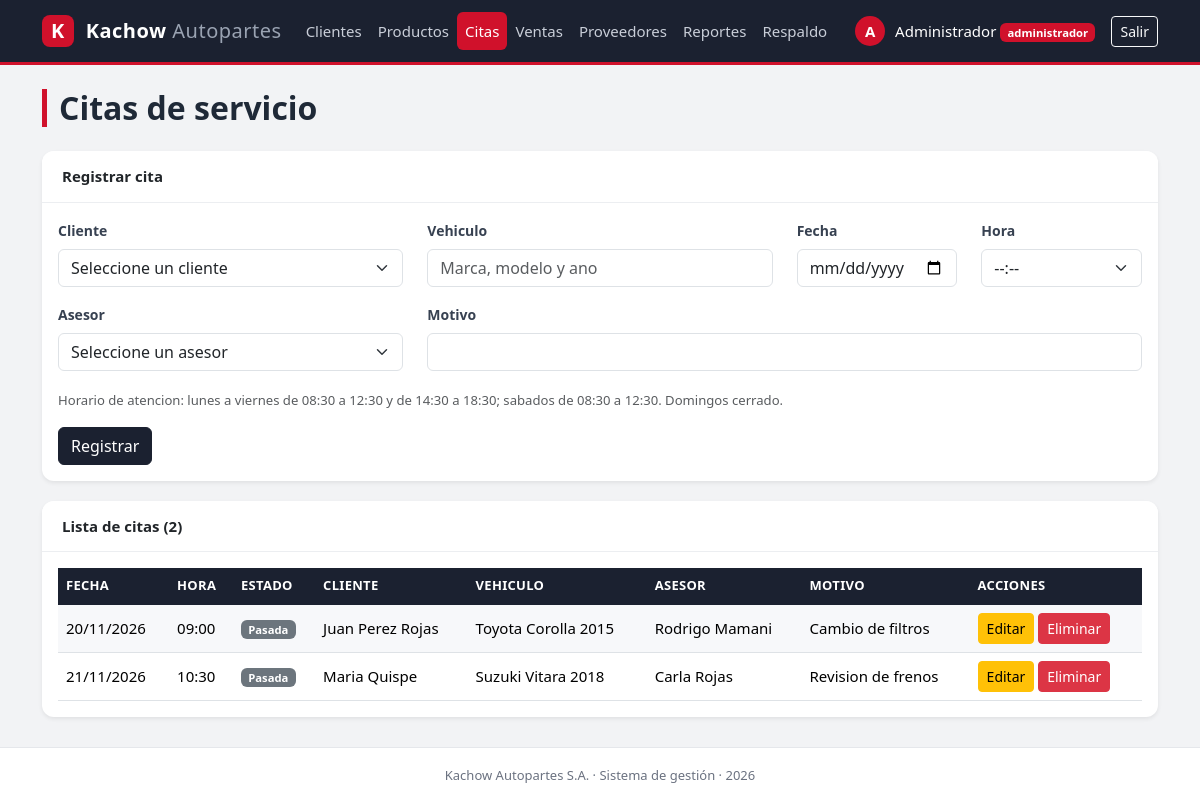
/citas.php (signed in), run on the app's committed database.
### tables this page shows
create table citas (
    id int auto_increment primary key,
    cliente_id int not null,
    vehiculo varchar(100) not null,
    fecha date not null,
    hora time not null,
    asesor_id int not null,
    motivo varchar(255),
    foreign key (cliente_id) references clientes(id),
    foreign key (asesor_id) references usuarios(id)
);

create table clientes (
    id int auto_increment primary key,
    nombre varchar(100) not null,
    documento varchar(20) not null,
    telefono varchar(20),
    correo varchar(100),
    direccion varchar(150)
);

create table usuarios (
    id int auto_increment primary key,
    usuario varchar(30) not null unique,
    nombre varchar(100) not null,
    clave varchar(255) not null,
    rol varchar(20) not null default 'vendedor',
    activo int not null default 1
);

### citas.php (the view, shortened to what this page needs)
<?php
    include("conexion.php");
    $hoy = date("Y-m-d");
    $consulta = "select citas.*, clientes.nombre as cliente, usuarios.nombre as asesor
                 from citas
                 inner join clientes on citas.cliente_id = clientes.id
                 inner join usuarios on citas.asesor_id = usuarios.id
                 order by citas.fecha, citas.hora";
    $resultado = mysqli_query($conexion, $consulta);
    include("menu.php");
?>
    <h2 class="mb-4">Citas de servicio</h2>
    <div class="card shadow-sm">
        <div class="card-header bg-white fw-bold">Registrar cita</div>
        <div class="card-body">
            <form action="citas_registrar.php" method="POST">
                <div class="row">
                    <div class="col-md-4 mb-3">
                        <label class="form-label">Cliente</label>
                        <select name="cliente_id" class="form-select" required>
                            <option value="">Seleccione un cliente</option>
                        </select>
                    </div>
                    <div class="col-md-4 mb-3">
                        <label class="form-label">Vehiculo</label>
                        <input type="text" name="vehiculo" class="form-control" maxlength="100"
                               placeholder="Marca, modelo y ano" required>
                    </div>
                    <div class="col-md-2 mb-3">
                        <label class="form-label">Fecha</label>
                        <input type="date" name="fecha" class="form-control"
                               min="<?php echo $hoy; ?>" required>
                    </div>
                    <div class="col-md-2 mb-3">
                        <label class="form-label">Hora</label>
                        <select name="hora" class="form-select" required>
                            <option value="">--:--</option>
                        </select>
                    </div>
                    <div class="col-md-4 mb-3">
                        <label class="form-label">Asesor</label>
                        <select name="asesor_id" class="form-select" required>
                            <option value="">Seleccione un asesor</option>
                        </select>
                    </div>
                    <div class="col-md-8 mb-3">
                        <label class="form-label">Motivo</label>
                        <input type="text" name="motivo" class="form-control" maxlength="255">
                    </div>
                </div>
                <p class="form-text">
                    Horario de atencion: lunes a viernes de 08:30 a 12:30 y de 14:30 a 18:30;
                    sabados de 08:30 a 12:30. Domingos cerrado.
                </p>
                <button type="submit" class="btn btn-primary">Registrar</button>
            </form>
        </div>
    </div>
    <div class="card shadow-sm">
        <div class="card-header bg-white fw-bold">
            Lista de citas (<?php echo mysqli_num_rows($resultado); ?>)
        </div>
        <div class="card-body">
            <div class="table-responsive">
                <table class="table table-striped table-hover align-middle">
                    <thead class="table-dark">
                        <tr>
                            <th>Fecha</th>
                            <th>Hora</th>
                            <th>Estado</th>
                            <th>Cliente</th>
                            <th>Vehiculo</th>
                            <th>Asesor</th>
                            <th>Motivo</th>
                            <th>Acciones</th>
                        </tr>
                    </thead>
                    <tbody>
                    <?php if(mysqli_num_rows($resultado) > 0){ ?>
                        <?php while($fila = mysqli_fetch_assoc($resultado)){ ?>
                            <tr>
                                <td><?php echo date("d/m/Y", strtotime($fila['fecha'])); ?></td>
                                <td><?php echo substr($fila['hora'], 0, 5); ?></td>
                                <td>
                                    <?php if($fila['fecha'] == $hoy){ ?>
                                        <span class="badge bg-success">Hoy</span>
                                    <?php }else if($fila['fecha'] > $hoy){ ?>
                                        <span class="badge bg-primary">Proxima</span>
                                    <?php }else{ ?>
                                        <span class="badge bg-secondary">Pasada</span>
                                    <?php } ?>
                                </td>
                                <td><?php echo $fila['cliente']; ?></td>
                                <td><?php echo $fila['vehiculo']; ?></td>
                                <td><?php echo $fila['asesor']; ?></td>
                                <td><?php echo $fila['motivo']; ?></td>
                                <td class="text-nowrap">
                                    <a href="citas_editar.php?id=<?php echo $fila['id']; ?>"
                                       class="btn btn-sm btn-warning">Editar</a>
                                    <a href="citas_eliminar.php?id=<?php echo $fila['id']; ?>"
                                       class="btn btn-sm btn-danger"
                                       onclick="return confirm('Seguro que desea eliminar esta cita?')">Eliminar</a>
                                </td>
                            </tr>
                        <?php } ?>
                    <?php }else{ ?>
                        <tr>
                            <td colspan="8">No existen citas registradas</td>
                        </tr>
                    <?php } ?>
                    </tbody>
                </table>
            </div>
        </div>
    </div>
<?php include("pie.php"); ?>

### menu.php (shortened to what this page needs)
<?php
    $pagina = basename($_SERVER['PHP_SELF']);
?>
<!DOCTYPE html>
<html lang="es">
<head>
    <link href="bootstrap.min.css" rel="stylesheet">
    <link href="estilos.css" rel="stylesheet">
</head>
<body>
    <nav class="navbar navbar-expand-lg navbar-dark barra">
        <div class="container">
            <a class="navbar-brand" href="index.php">
                <span class="logo">K</span> Kachow <span class="marca-sub">Autopartes</span>
            </a>
            <div class="collapse navbar-collapse" id="menuPrincipal">
                <ul class="navbar-nav me-auto">
                    <li class="nav-item">
                        <a class="nav-link <?php if(strpos($pagina, "cliente") === 0){ echo "active"; } ?>" href="clientes.php">Clientes</a>
                    </li>
                    <li class="nav-item">
                        <a class="nav-link <?php if(strpos($pagina, "producto") === 0){ echo "active"; } ?>" href="productos.php">Productos</a>
                    </li>
                    <li class="nav-item">
                        <a class="nav-link <?php if(strpos($pagina, "cita") === 0){ echo "active"; } ?>" href="citas.php">Citas</a>
                    </li>
                    <li class="nav-item">
                        <a class="nav-link <?php if(strpos($pagina, "venta") === 0){ echo "active"; } ?>" href="ventas.php">Ventas</a>
                    </li>
                    <?php if($_SESSION['rol'] == "administrador"){ ?>
                        <li class="nav-item">
                            <a class="nav-link <?php if(strpos($pagina, "proveedor") === 0){ echo "active"; } ?>" href="proveedores.php">Proveedores</a>
                        </li>
                        <li class="nav-item">
                            <a class="nav-link <?php if(strpos($pagina, "reporte") === 0){ echo "active"; } ?>" href="reportes.php">Reportes</a>
                        </li>
                        <li class="nav-item">
                            <a class="nav-link <?php if(strpos($pagina, "respaldo") === 0){ echo "active"; } ?>" href="respaldo.php">Respaldo</a>
                        </li>
                    <?php } ?>
                </ul>
                <span class="navbar-text usuario-menu me-3">
                    <span class="avatar" title="<?php echo $_SESSION['nombre']; ?>"><?php echo substr($_SESSION['nombre'], 0, 1); ?></span>
                    <span class="d-lg-none d-xl-inline">
                        <?php echo $_SESSION['nombre']; ?>
                        <span class="badge rol-<?php echo $_SESSION['rol']; ?>"><?php echo $_SESSION['rol']; ?></span>
                    </span>
                </span>
                <a class="btn btn-sm btn-outline-light my-2 my-lg-0" href="salir.php">Salir</a>
            </div>
        </div>
    </nav>
    <div class="container contenido mt-4">

### pie.php (shortened to what this page needs)
    </div>
    <footer class="pie">
        Kachow Autopartes S.A. &middot; Sistema de gestión &middot; <?php echo date("Y"); ?>
    </footer>
</body>
</html>

### estilos.css (style rules this page uses)
body { background-color: #f2f3f5; color: #1f2937; font-family: "Segoe UI", Roboto, "Helvetica Neue", Arial, sans-serif; font-size: 15px; }
.barra { background-color: #1b2130; border-bottom: 3px solid #d0112b; }
.barra .navbar-brand { font-weight: 700; letter-spacing: 0.5px; }
.logo { display: inline-block; width: 32px; height: 32px; line-height: 32px; margin-right: 6px; border-radius: 8px; background-color: #d0112b; color: #ffffff; text-align: center; font-weight: 800; }
.marca-sub { font-weight: 400; color: #9aa3b2; }
.barra .nav-link { color: #c9ced8; padding: 8px 12px; border-radius: 6px; }
.barra .nav-link.active { color: #ffffff; background-color: #d0112b; }
.usuario-menu { color: #ffffff; }
.avatar { display: inline-block; width: 30px; height: 30px; line-height: 30px; margin-right: 6px; border-radius: 50%; background-color: #d0112b; color: #ffffff; text-align: center; font-weight: 700; }
.rol-administrador { background-color: #d0112b; }
.contenido h2 { font-weight: 700; border-left: 5px solid #d0112b; padding-left: 12px; }
.card { border: none; border-radius: 12px; margin-bottom: 20px; }
.card-header { padding: 14px 20px; border-bottom: 1px solid #eceef1; font-weight: 600; }
.card-header:first-child { border-radius: 12px 12px 0 0; }
.table { --bs-table-striped-bg: #f7f8fa; --bs-table-hover-bg: #fdecee; }
.table thead th { background-color: #1b2130; border-color: #1b2130; color: #ffffff; font-size: 13px; font-weight: 600; text-transform: uppercase; letter-spacing: 0.3px; }
.card .table { margin-bottom: 0; }
.btn-primary { --bs-btn-bg: #1b2130; --bs-btn-border-color: #1b2130; --bs-btn-hover-bg: #d0112b; --bs-btn-hover-border-color: #d0112b; --bs-btn-active-bg: #a80d22; --bs-btn-active-border-color: #a80d22; }
.form-label { font-size: 14px; font-weight: 600; color: #374151; }
.pie { margin-top: 30px; padding: 18px 0; border-top: 1px solid #e5e7eb; background-color: #ffffff; color: #6b7280; font-size: 13px; text-align: center; }

### data on the page
citas: fecha "20/11/2026", hora "09:00", shows "Pasada", cliente.nombre "Juan Perez Rojas", vehiculo "Toyota Corolla 2015", asesor.nombre "Rodrigo Mamani", motivo "Cambio de filtros"
citas: fecha "21/11/2026", hora "10:30", shows "Pasada", cliente.nombre "Maria Quispe", vehiculo "Suzuki Vitara 2018", asesor.nombre "Carla Rojas", motivo "Revision de frenos"

### other printed values
substr($_SESSION['nombre'], 0, 1) "A"
$_SESSION['nombre'] "Administrador"
$_SESSION['rol'] "administrador"
mysqli_num_rows($resultado) "2"
